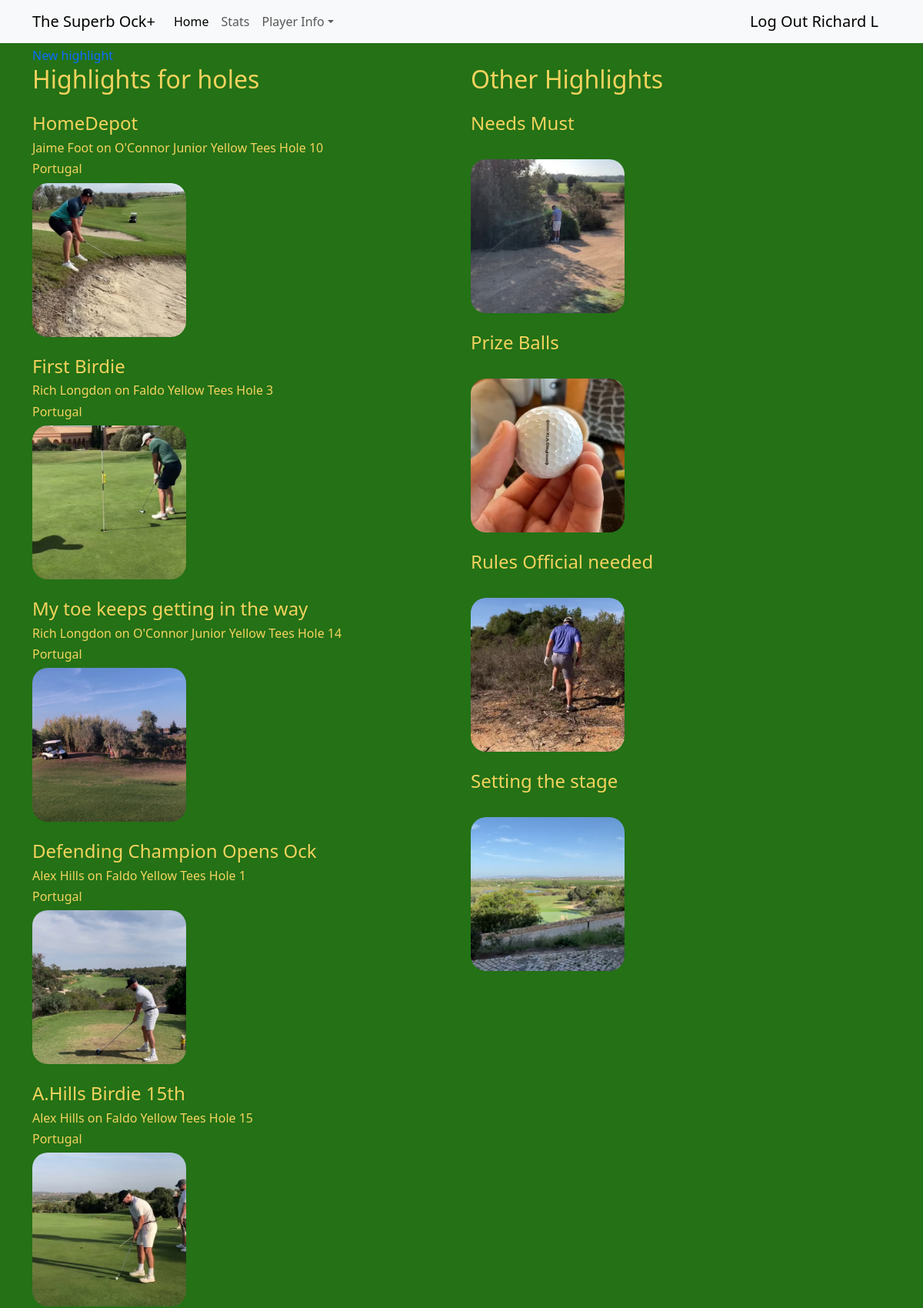
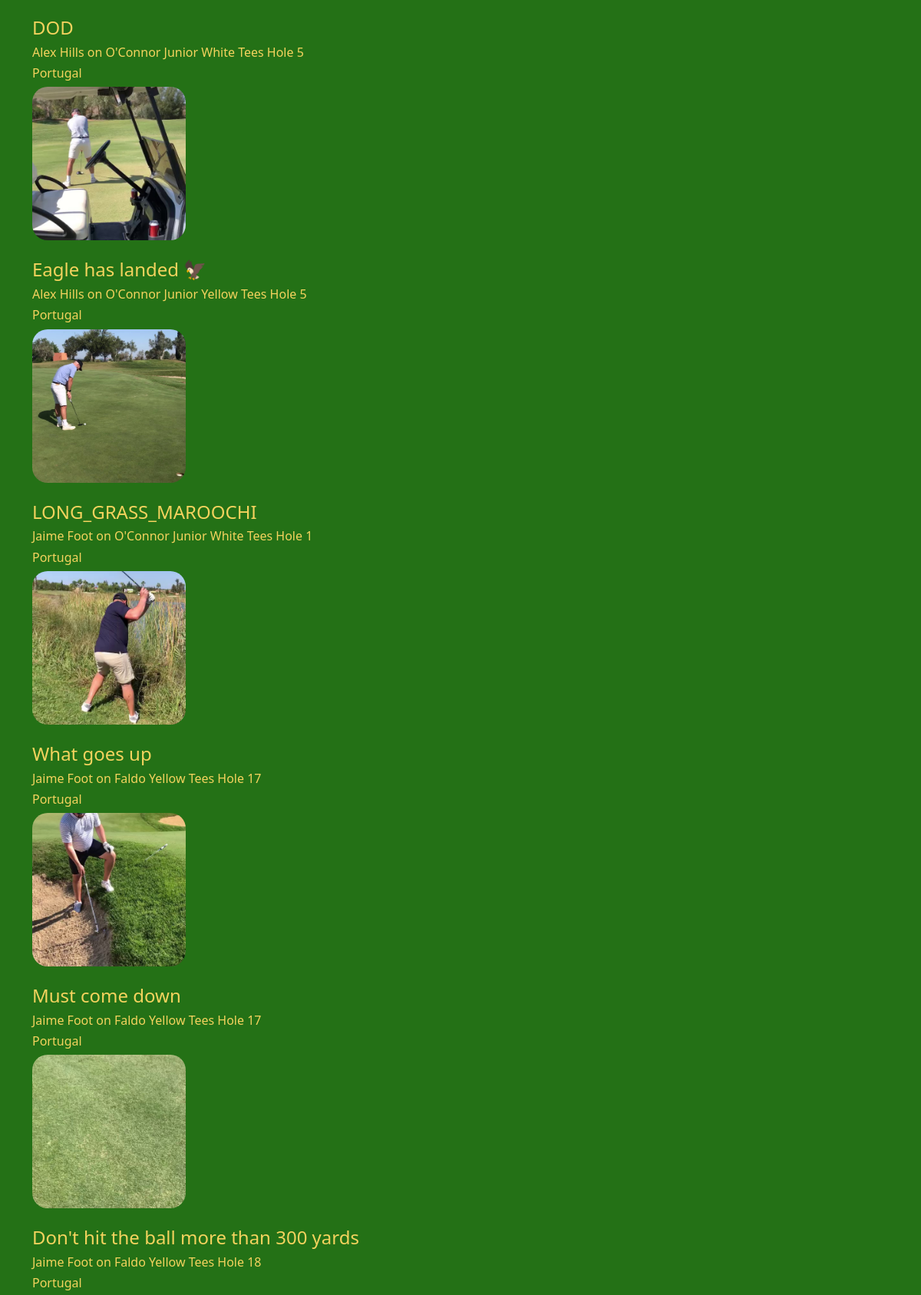
Screenshot of /highlights (signed in, upper part) with the database file from the repository (2 pictures, top to bottom).
### tournaments/models.py (models this page shows, shortened)
class Video(models.Model):
    file = models.FileField(upload_to='')
    title = models.CharField(max_length=100)
    thumbnail = models.ImageField(blank=True)
    def __str__(self) -> str:
            return self.title

class Score(models.Model):
    player = models.ForeignKey(Player,on_delete=models.CASCADE)
    hole = models.ForeignKey(Hole,on_delete=models.CASCADE)
    golf_round = models.ForeignKey(GolfRound,on_delete=models.CASCADE)
    strokes = models.IntegerField(blank=True,null=True)
    stableford_score = models.IntegerField(blank=True,null=True)
    sandy = models.BooleanField(default=False)
    handicap = models.ForeignKey(Handicap,on_delete=models.CASCADE,blank=True,null=True)
    highlight_link = models.ManyToManyField(Video,blank=True)

class Player(models.Model):
    first_name = models.CharField(max_length=20)
    last_name = models.CharField(max_length=20)
    handedness = models.CharField(max_length=20)
    championships = models.IntegerField()
    def __str__(self) -> str:
        return f"{self.first_name} {self.last_name}"

class Hole(models.Model):
    course = models.ForeignKey(Course,on_delete=models.CASCADE)
    yards = models.IntegerField()
    par = models.IntegerField(choices=[(3,3),(4,4),(5,5)])
    stroke_index = models.IntegerField(choices=[(x+1,x+1) for x in range(18)])
    hole_number = models.IntegerField(choices=[(x+1,x+1) for x in range(18)])
    def __str__(self) -> str:
        return f"{self.course} Hole {self.hole_number}"

class Course(models.Model):
    course_name = models.CharField(max_length=20)
    resort = models.ForeignKey(Resort,on_delete=models.CASCADE)
    tee = models.CharField(max_length=20)
    slope_rating = models.IntegerField()
    course_rating = models.DecimalField(decimal_places=1,max_digits=3)
    def __str__(self) -> str:
        return f"{self.course_name} {self.tee} Tees"

class Resort(models.Model):
    name = models.CharField(max_length=20)
    country = models.CharField(max_length=20)
    latitude = models.DecimalField(decimal_places=6,max_digits=9)
    longitude = models.DecimalField(decimal_places=6,max_digits=9)

### tournaments/views.py (the view)
# urls.py: path('highlights',views.HighlightsHome.as_view(),name='highlights'),
class HighlightsHome(View):
    template_name = 'tournaments/highlights_home.html'
    def get(self,request):
        scores = Score.objects.exclude(highlight_link__isnull=True)
        videos = Video.objects.all()
        vids =  [vid for vid in [score.highlight_link.all() for score in scores]]
        vid_list = []
        for x in vids:
            for y in x:
                vid_list.append(y.id)
        unholed_vids = [vid for vid in videos if vid.id not in vid_list]
        context = {
            'scores':scores,
            'other_vids':unholed_vids
        }
        return render(request, self.template_name, context)

### tournaments/templates/tournaments/highlights_home.html
{% extends 'tournaments/base.html' %}
{% block content %}
<div class="row">
    <a href="{% url 'new_highlight' %}">New highlight</a>
</div>
<div class="row">
    <div class="col-lg-6 col-12">
        <h2>Highlights for holes</h2>
        {% for score in scores %}
        {% for highlight in score.highlight_link.all %}
        <a href="{% url 'highlight_view' highlight=highlight.id %}">
            <h4 class="mt-4 image-link">{{highlight}}</h4>
            <h6 class="image-link">{{score.player}} on {{score.hole}}</h6>
            <h6 class="image-link">{{score.hole.course.resort.country}}</h6>
            <img class="thumbnail" src="{{highlight.thumbnail.url}}" alt="">
        </a><br>
        {% endfor %}
        {% endfor %}
    </div>
    <div class="col-lg-6 col-12">
        <h2>Other Highlights</h2>
        {% for vid in other_vids%}
        <a href="{% url 'highlight_view' highlight=vid.id %}">
            <h4 class="mt-4 image-link">{{vid}}</h4>
        </a><br>
        <img class="thumbnail" src="{{vid.thumbnail.url}}" alt="">
        {% endfor %}
    </div>
</div>
{% endblock content%}

### tournaments/templates/tournaments/base.html (shortened to what this page needs)
<!DOCTYPE html>
<html lang="en">
<head>
    {% load static %}
    <link href="https://cdn.jsdelivr.net/npm/bootstrap@5.3.2/dist/css/bootstrap.min.css" rel="stylesheet"
>
    <link rel="stylesheet" href="{% static 'tournaments/styles.css' %}">
</head>
<body>
    <nav class="navbar navbar-expand-lg navbar-light bg-light fixed-top">
        <div class="container">
            <a class="navbar-brand" href="{% url 'homepage' %}">The Superb Ock+</a>
            <div class="collapse navbar-collapse" id="collapsibleNavId">
                <ul class="navbar-nav me-auto mt-2 mt-lg-0">
                    <li class="nav-item">
                        <a class="nav-link active" href="{% url 'homepage' %}" aria-current="page">Home
                            <span class="visually-hidden">(current)</span></a>
                    </li>
                    <li class="nav-item">
                        <a class="nav-link" href="{% url 'stats' %}">Stats</a>
                    </li>
                    <li class="nav-item dropdown">
                        <a class="nav-link dropdown-toggle" href="#" id="dropdownId" data-bs-toggle="dropdown"
                            aria-haspopup="true" aria-expanded="false">Player Info</a>
                    </li>
                </ul>
                <form class="d-flex my-2 my-lg-0">
                    {% if user.is_authenticated %}
                    <a class="navbar-brand" href="{% url 'logout' %}" class="nav-link active" title="Log Out">Log Out {{user.first_name}} {{user.last_name|first}}</a>
                    {% else %}
                    <a class="navbar-brand" href="{% url 'login' %}" class="nav-link active" title="Login">Login</a>
                    <a class="navbar-brand" href="{% url 'sign_up_user' %}" class="nav-link active" title="sign up user">Sign Up</a>
                    {% endif %}
                </form>
            </div>
        </div>
    </nav>
    <div class="container main">
        {% block content %}
        {% endblock content %}
    </div>
</body>

### tournaments/static/tournaments/styles.css (style rules this page uses)
:root { --bs-body-font-family: var(--bs-font-sans-serif); --bs-body-font-size: 1rem; --bs-body-font-weight: 400; --bs-body-line-height: 1.5; --bs-body-color: #F4D35E; --bs-body-color-rgb: 33, 37, 41; --bs-body-bg: #247116; --bs-body-bg-rgb: 255, 255, 255; --bs-emphasis-color:var(--bs-body-color); --bs-btn-bg:#F4D35E; }
body { padding-top: 60px; }
.thumbnail { object-fit: cover; height: 200px; width: 200px; border-radius: 20px; }
.image-link { color: var(--bs-body-color); text-decoration: none; }
a:link { text-decoration: none; }

### rows the page displays
Score: player "Jaime Foot", hole "O'Connor Junior Yellow Tees Hole 10", hole.course.resort.country "Portugal"
Video: title "HomeDepot", shows a picture
Score: player "Rich Longdon", hole "Faldo Yellow Tees Hole 3", hole.course.resort.country "Portugal"
Video: title "First Birdie", shows a picture
Score: player "Rich Longdon", hole "O'Connor Junior Yellow Tees Hole 14", hole.course.resort.country "Portugal"
Video: title "My toe keeps getting in the way", shows a picture
Score: player "Alex Hills", hole "Faldo Yellow Tees Hole 1", hole.course.resort.country "Portugal"
Video: title "Defending Champion Opens Ock", shows a picture
Score: player "Alex Hills", hole "Faldo Yellow Tees Hole 15", hole.course.resort.country "Portugal"
Video: title "A.Hills Birdie 15th", shows a picture
Score: player "Alex Hills", hole "O'Connor Junior White Tees Hole 5", hole.course.resort.country "Portugal"
Video: title "DOD", shows a picture
Score: player "Alex Hills", hole "O'Connor Junior Yellow Tees Hole 5", hole.course.resort.country "Portugal"
Video: title "Eagle has landed 🦅", shows a picture
Score: player "Jaime Foot", hole "O'Connor Junior White Tees Hole 1", hole.course.resort.country "Portugal"
Video: title "LONG_GRASS_MAROOCHI", shows a picture
Score: player "Jaime Foot", hole "Faldo Yellow Tees Hole 17", hole.course.resort.country "Portugal"
Video: title "What goes up", shows a picture
Video: title "Must come down", shows a picture
Score: player "Jaime Foot", hole "Faldo Yellow Tees Hole 18", hole.course.resort.country "Portugal"
Video: title "Don't hit the ball more than 300 yards"
Video: title "Needs Must", shows a picture
Video: title "Prize Balls", shows a picture
Video: title "Rules Official needed", shows a picture
Video: title "Setting the stage", shows a picture

### other values shown
{{ user.first_name }} "Richard"
{{ user.last_name|first }} "L"
